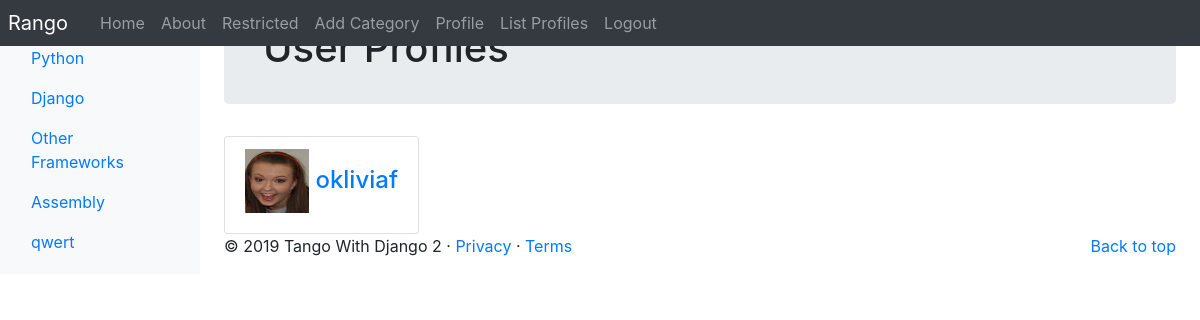
Before: /rango/profiles/ (signed in) with the older database file.
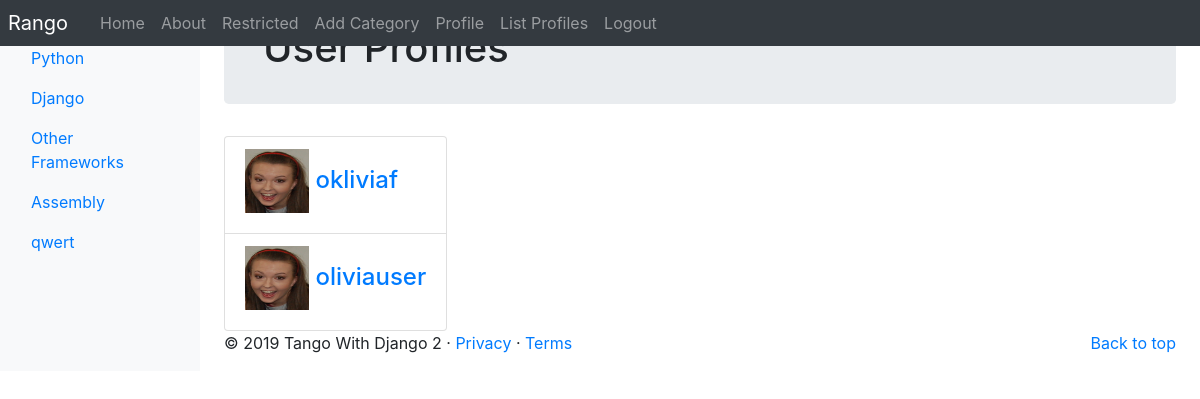
After: the same page with the newer database file.
### rango/models.py (models this page shows, shortened)
class Category(models.Model):
    NAME_MAX_LENGTH = 128
    name = models.CharField(max_length=NAME_MAX_LENGTH, unique=True)
    views = models.IntegerField(default=0)
    likes = models.IntegerField(default=0)
    slug = models.SlugField(unique=True)
    class Meta:
        verbose_name_plural = 'Categories'

class UserProfile(models.Model):
    user = models.OneToOneField(User, on_delete=models.CASCADE)
    website = models.URLField(blank=True)
    picture = models.ImageField(upload_to='profile_images', blank=True)

### rango/views.py (the view)
# urls.py: path('profiles/', views.ListProfilesView.as_view(), name='list_profiles'),
class ListProfilesView(View):
    @method_decorator(login_required)
    def get(self, request):
        profiles = UserProfile.objects.all()
        return render(request,
                      'rango/list_profiles.html',
                      {'userprofile_list': profiles})

### rango/templatetags/rango_template_tags.py (called while the page is built)
@register.inclusion_tag('rango/categories.html')
def get_category_list(current_category=None):
    return {'categories': Category.objects.all(),
            'current_category': current_category}

### templates/rango/list_profiles.html (shortened to what this page needs)
{% extends 'rango/base.html' %}
{% load staticfiles %}
{% block body_block %}
    <div class="jumbotron p-4">
        <div class="container">
            <h1 class="jumbotron-heading">User Profiles</h1>
        </div>
    </div>
    <div class="container">
        <div class="row">
            {% if userprofile_list %}
            <div class="panel-body">
                <div class="list-group">
                    {% for listuser in userprofile_list %}
                    <div class="list-group-item">
                        <h4 class="list-group-item-heading">
                            <a href="{% url 'rango:profile' listuser.user.username %}">
                                {% if listuser.picture %}
                                <img src="{{ MEDIA_URL }}{{ listuser.picture }}" width="64" height="64" />
                                {% else %}
                                <img src="https://lorempixel.com/64/64/people/" width="64" height="64" />
                                {% endif %}
                                {{ listuser.user.username }}
                            </a>
                        </h4>
                    </div>
                    {% endfor %}
                </div>
            </div>
            {% else %}
            <p>There are no users present on Rango.</p>
            {% endif %}
        </div>
    </div>
{% endblock %}

### templates/rango/base.html (shortened to what this page needs)
<!DOCTYPE html>
{% load staticfiles %}
{% load rango_template_tags %}
<html lang="en">
    <head>
    <link href="https://getbootstrap.com/docs/4.2/dist/css/bootstrap.min.css" rel="stylesheet">
    <link href="https://getbootstrap.com/docs/4.2/examples/dashboard/dashboard.css" rel="stylesheet">
    </head>
    <body>
        <header>
            <nav class="navbar navbar-expand-md navbar-dark fixed-top bg-dark p-0">
                <a class="navbar-brand p-2" href="{% url 'rango:index' %}">Rango</a>
                <div class="collapse navbar-collapse" id="navbarCollapse">
                    <ul class="navbar-nav mr-auto">
                        <li class="nav-item"><a class="nav-link" href="{% url 'rango:index' %}">Home</a></li>
                        <li class="nav-item "><a class="nav-link" href="{% url 'rango:about' %}">About</a></li>
                        {% if user.is_authenticated %}
                        <li class="nav-item "><a class="nav-link" href="{% url 'rango:restricted' %}">Restricted</a></li>
                        <li class="nav-item"><a class="nav-link" href="{% url 'rango:add_category' %}">Add Category</a></li>
                        <li class="nav-item"><a class="nav-link" href="{% url 'rango:profile' user.username %}">Profile</a></li>
                        <li class="nav-item"><a class="nav-link" href="{% url 'rango:list_profiles' %}">List Profiles</a></li>
                        <li class="nav-item"><a class="nav-link" href="{% url 'auth_logout' %}?next=/rango/">Logout</a></li>
                        {% else %}
                        <li class="nav-item"><a class="nav-link" href="{% url 'registration_register' %}">Register Here</a></li>
                        <li class="nav-item "><a class="nav-link" href="{% url 'auth_login' %}">Login</a></li>
                        {% endif %}
                    </ul>
                </div>
            </nav>
        </header>
        <div class="container-fluid">
            <div class="row">
                <nav class="col-md-2 d-none d-md-block bg-light sidebar">
                     <div class="w-75 ml-3">
                    </div>
                    <div class="sidebar-sticky" id="categories-listing">
                    {% block sidebar_block %}
                        {% get_category_list category %}
                    {% endblock %}
                    </div>
                </nav>
                <main role="main" class="col-md-9  ml-sm-auto col-lg-10 px-4">
                    {% block body_block %}{% endblock %}
                    <footer>
                        <p class="float-right"><a href="#">Back to top</a></p>
                        <p>&copy; 2019 Tango With Django 2 &middot; <a href="#">Privacy</a> &middot; <a href="#">Terms</a></p>
                    </footer>
                </main>
            </div>
        </div>
    </body>
</html>

### templates/rango/categories.html (shortened to what this page needs)
<ul class="nav flex-column">
    {% if categories %}
        {% for c in categories %}
            {% if c == current_category %}
            <li class="nav-item">
                <a class="nav-link active" href="{% url 'rango:show_category' c.slug %}">
                    <span data-feather="archive"></span>{{ c.name }}
                </a>
            </li>
        {% else %}
            <li class="nav-item">
                <a class="nav-link" href="{% url 'rango:show_category' c.slug %}">
                    {{ c.name }}
                </a>
            </li>
        {% endif %}
        {% endfor %}
    {% else %}
        <li class="nav-item">There are no categories present.</li>
    {% endif %}
</ul>

Changed rows visible on the page:
added UserProfile: picture (picture), user.username "oliviauser"
